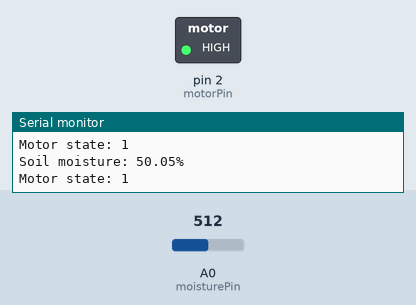
The sketch below on a simulated Arduino Uno, built with avr-gcc and run on an emulated ATmega328P. Parts: switched loads named in the sketch (green lamp = pin HIGH), the last lines printed to the serial monitor. Inputs (shaded band) come from the test bench; at power-on: A0 (moisturePin) = 512.

Above: at 1.8 s.
1.9 s: A0 (moisturePin) set to 996
3.4 s: A0 (moisturePin) set to 1023
At 4.6 s:
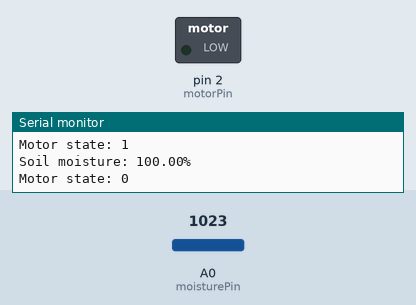
5.5 s: A0 (moisturePin) set to 900
At 7.4 s:
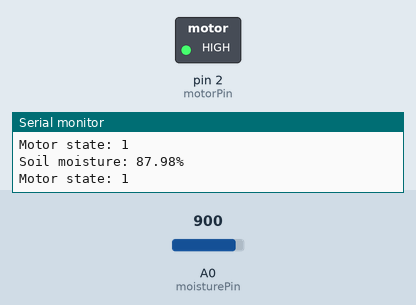
Timing chart, 0 to 8.9 s (numbered marks = the images above; inputs shaded):
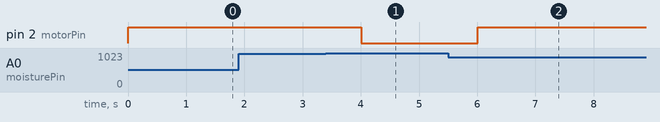

Measured:
- the behaviour switches between 1012 and 1013 on A0 (moisturePin) (found by bisection; images 0 and 1)
- after the input at 3.4 s, pin 2 (motorPin): HIGH → LOW after 0.60 s
- after the input at 5.5 s, pin 2 (motorPin): LOW → HIGH after 0.51 s

The sketch:

moisture_controlled_motor.ino
```cpp
#define moisturePin A0

// Motor
const int motorPin = 2;
int motorState = 0;

// Soil moisture
float moistureValue = 0;
float moistureMaximum = 1023.00;
float moistureSetpoint = 99.00;

void setup()
  {
  pinMode(motorPin, OUTPUT);
  Serial.begin(9600);
  }

void loop()
{
  moistureValue = analogRead(moisturePin)/moistureMaximum*100;
  if (moistureValue < moistureSetpoint) {
    digitalWrite(motorPin, HIGH);
    motorState = 1;
  } else {
    digitalWrite(motorPin, LOW);
    motorState = 0;
  }
  Serial.print("Soil moisture: ");
  Serial.print(moistureValue);
  Serial.println("%");
  Serial.print("Motor state: ");
  Serial.println(motorState);
  delay(1000);
}
```
